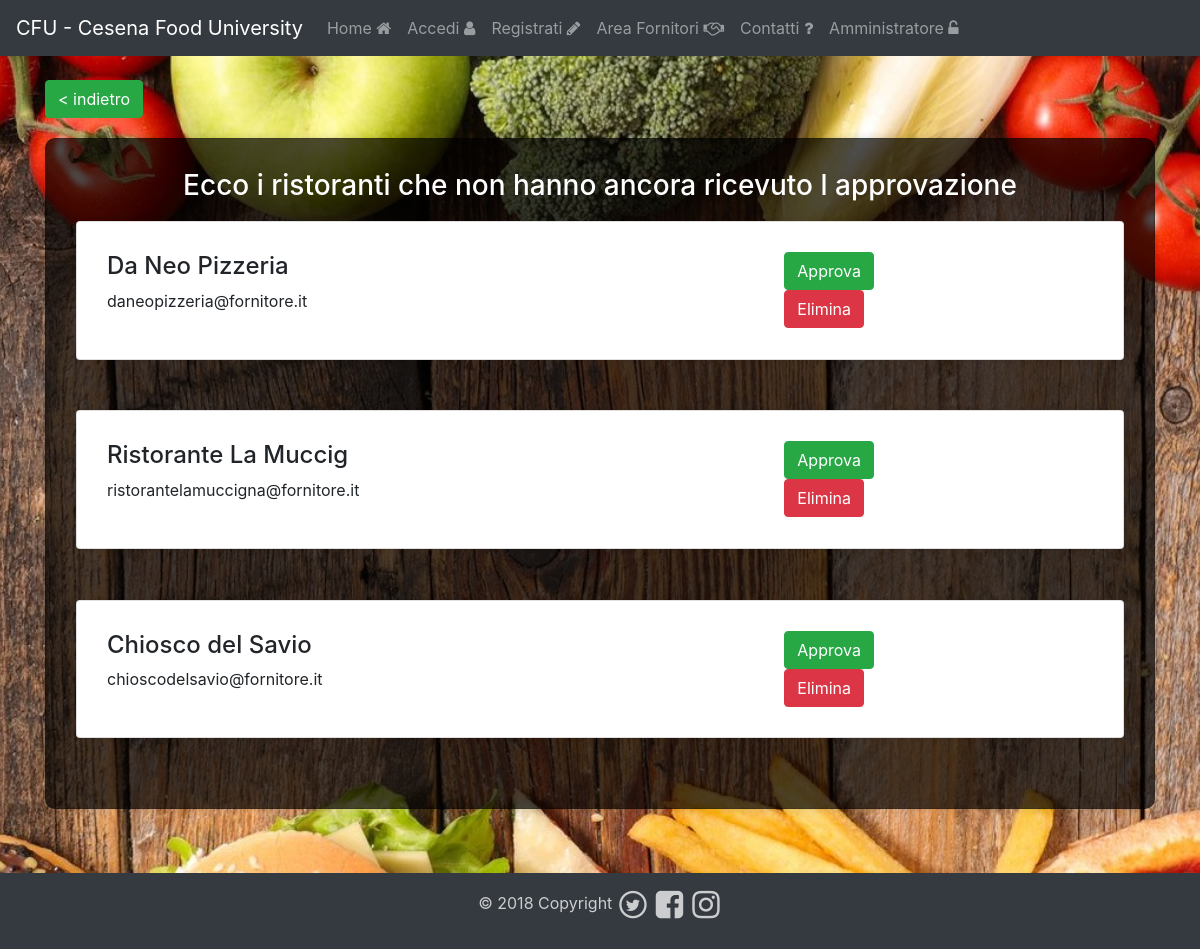
Screenshot of /codice/php/approvazione.php with the database file from the repository.
### tables this page shows
CREATE TABLE `ristorante` (
  `id` int(11) NOT NULL,
  `email_proprietario` varchar(40) NOT NULL,
  `nome` varchar(20) NOT NULL,
  `indirizzo` varchar(40) NOT NULL,
  `nome_categoria` varchar(20) DEFAULT NULL,
  `info` varchar(100) DEFAULT NULL,
  `rating` int(11) NOT NULL,
  `approvato` tinyint(1) NOT NULL DEFAULT '0'
);

### codice/php/approvazione.php (the view, shortened to what this page needs)
<!DOCTYPE html>
<html lang="it" dir="ltr">
<head>
  <link rel="stylesheet" href="./../css/bootstrap.min.css">
  <link rel="stylesheet" href="https://cdnjs.cloudflare.com/ajax/libs/font-awesome/4.7.0/css/font-awesome.min.css">
  <link href="./../css/form.css" rel="stylesheet">
  <link href="./../css/full.css" rel="stylesheet">
  <link href="./../css/menubar.css" rel="stylesheet">
  <link href="./../css/navigation.css" rel="stylesheet">
  <link href="./../css/footer.css" rel="stylesheet">
</head>
<body>
  <?php include 'menu.php'; ?>
  <br/>
  <div class="container transparent">
    <a href="homeadmin.php" class="btn btn-success">< indietro</a>
  <div class="card card-sm center-msg-box transparent ">
    <?php
    $servername = "localhost";
    $username = "root";
    $password = "";
    $dbname = "cfu";
    $conn = new mysqli($servername, $username, $password, $dbname);
    $res=$conn->query('SELECT nome , email_proprietario, id FROM ristorante WHERE approvato = 0');
    if($res->num_rows==0){
      echo '<h3 class="title text-center">Non ci sono ristoranti che attentono approvazione</h3>';
    }else {
      echo '<h3 class="title text-center">Ecco i ristoranti che non hanno ancora ricevuto l approvazione</h3>';
      foreach($conn->query('SELECT nome , email_proprietario, id FROM ristorante WHERE approvato = 0') as $row) {
        echo '
          <form action="#" method="post" id="form1" class = "card card-sm transparent col-sm-12">
          <div class="row">
            <div class = "col-sm-8">
              <h4>'. $row['nome'] .'</h4>
              <p>'. $row['email_proprietario'] .'</p>
            </div>
            <div class = "col-sm-3">
            <input type="submit" class="btn btn-success" name="action" value="Approva"/>
            <input type="hidden" name = "email" value="'.$row["email_proprietario"].'">
            <br/>
            <input type="submit" class="btn btn-danger" name="action" value="Elimina"/>
            <input type="hidden" name = "email" value="'.$row["email_proprietario"].'">
            <input type="hidden" name="sent" value="true" />
            </div>
            </div>
          </form>
        ';
      }
    }
    ?>
  </div>
  </div>
  <?php include 'footer.php'; ?>
</body>
</html>

### codice/css/form.css (style rules this page uses)
form { width:450px; padding:30px; margin:40px auto; background: rgba(0,0,0,0.7); border-radius: 10px; -webkit-border-radius:10px; -moz-border-radius: 10px; box-shadow: 0px 0px 10px rgba(0, 0, 0, 0.13); -moz-box-shadow: 0px 0px 10px rgba(0, 0, 0, 0.13); -webkit-box-shadow: 0px 0px 10px rgba(0, 0, 0, 0.13); }

### codice/css/full.css (style rules this page uses)
body { background: url('./../resources/bg.jpg') no-repeat center center fixed; -webkit-background-size: cover; -moz-background-size: cover; background-size: cover; -o-background-size: cover; }
.center-msg-box { padding:30px; margin: 20px auto; border-radius: 10px; -webkit-border-radius:10px; -moz-border-radius: 10px; box-shadow: 0px 0px 10px rgba(0, 0, 0, 0.13); -moz-box-shadow: 0px 0px 10px rgba(0, 0, 0, 0.13); -webkit-box-shadow: 0px 0px 10px rgba(0, 0, 0, 0.13); background-color: rgba(0, 0, 0, 0.7); }
h3 { color:white; }

### codice/css/footer.css (style rules this page uses)
body { padding-bottom: 120px; }
.row { box-sizing:border-box; margin: 0pt }

### codice/php/approvazione.php (style rules this page uses)
form { margin-top: 1%; }

### rows the page displays
ristorante: nome "Da Neo Pizzeria", email_proprietario "daneopizzeria@fornitore.it"
ristorante: nome "Ristorante La Muccig", email_proprietario "ristorantelamuccigna@fornitore.it"
ristorante: nome "Chiosco del Savio", email_proprietario "chioscodelsavio@fornitore.it"
